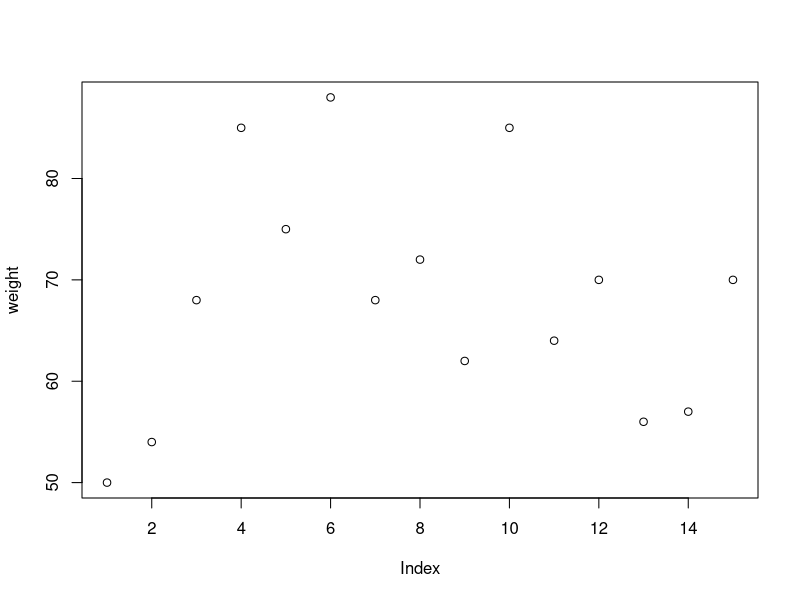
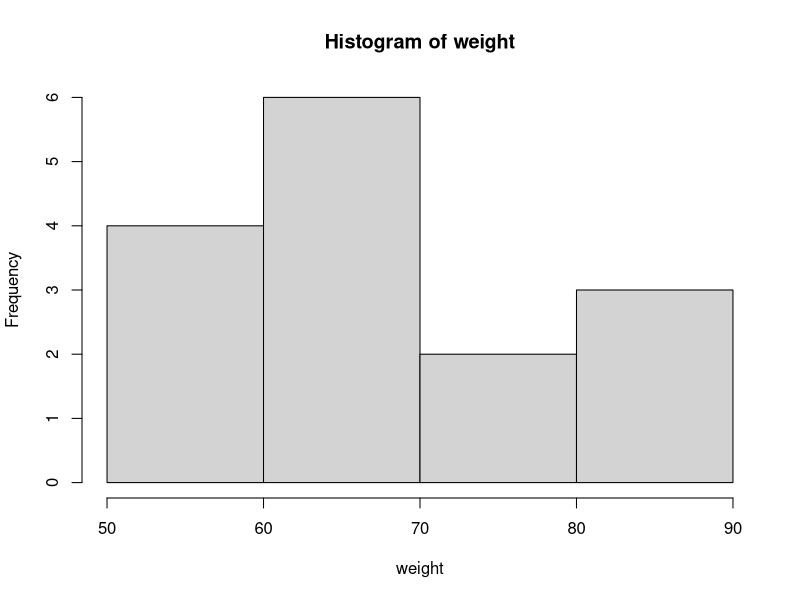
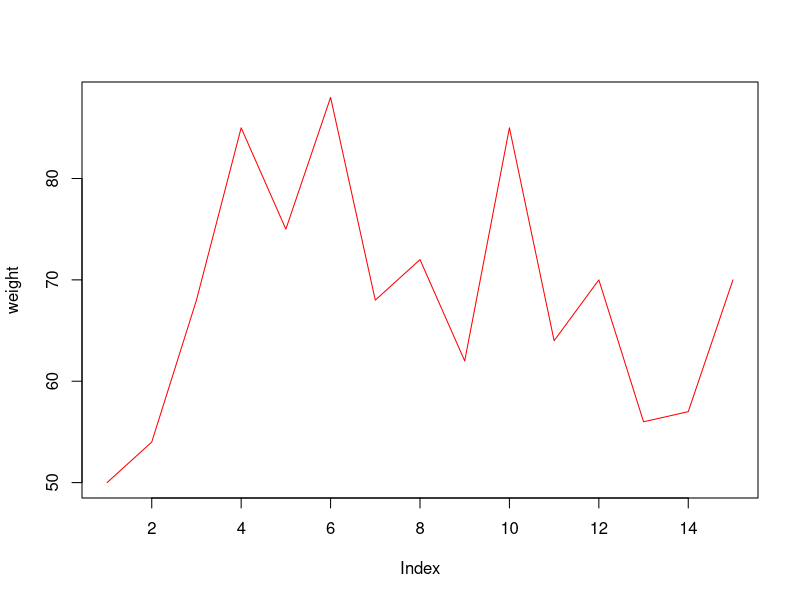

Recreate these plots in R, in order.
 #Weight of Data
weight=c(50,54,68,85,75,88,68,72,62,85,64,70,56,57,70)
#Mean of the data
mean(weight)
#median of the data
median(weight)
#Variance of the data
var(weight)
#scattter plot
plot(weight)
#Histogram of data
hist(weight)
#line graph of the data
plot(weight,type="l",col="red")
#length of the data
length(weight)
#Range of the data
range(weight)
#min and max
B<-c(min(weight),max(weight));B
#get working directory for R getwd()
#To set the root wotking directoru setwd("The path or url")
#Read data from a csv file 'ds = read.csv("weight.csv",sep=",", header=TRUE)'
#can read the data in a csv format can use View(ds)
#To get variable names use names(ds)
